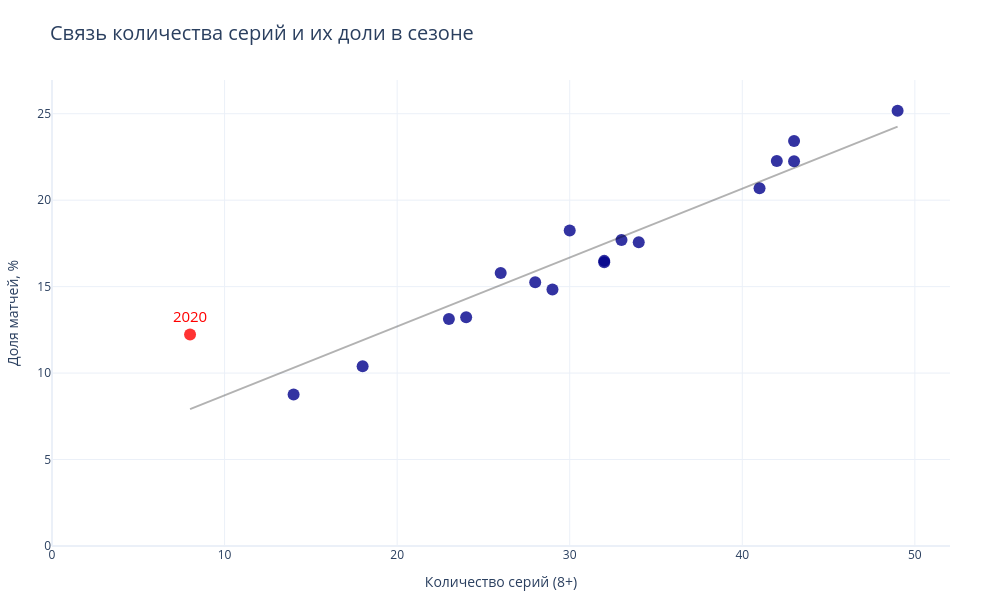

This figure's notebook cell:
### Code cell
# Считаем корреляцию между количеством длинных серий и их долей в сезоне.
corr_df = pd.merge(
    heavy_streaks_count[['year', 'count']], 
    ratio_df[['year', 'long_share']], 
    on='year'
)
pearson = corr_df['count'].corr(corr_df['long_share'], method='pearson')
spearman = corr_df['count'].corr(corr_df['long_share'], method='spearman')

print(f"Корреляция Пирсона: {pearson:.3f}")
print(f"Корреляция Спирмена: {spearman:.3f}")

# Настраиваем отображение с учетом аномалии 2020 года.
corr_df['point_color'] = ['red' if y == 2020 else 'darkblue' for y in corr_df['year']]
corr_df['display_year'] = [str(y) if y == 2020 else '' for y in corr_df['year']]

fig_corr = px.scatter(
    corr_df, x="count", y="long_share", 
    text="display_year", 
    trendline="ols",
    title="Связь количества серий и их доли в сезоне",
    labels={"count": "Количество серий (8+)", "long_share": "Доля матчей, %"},
    template="plotly_white",
    height=600, 
    width=1000
)

# Настраиваем точки и тултипы.
fig_corr.update_traces(
    marker=dict(size=12, color=corr_df['point_color'], opacity=0.8),
    textfont=dict(size=15, color='red'),
    textposition='top center',
    cliponaxis=False,
    customdata=corr_df['year'],
    hovertemplate="<b>Год: %{customdata}</b><br>Серий: %{x}<br>Доля: %{y:.2f}%<extra></extra>"
)

# Настраиваем линию регрессии. 
fig_corr.update_traces(
    line=dict(width=2, dash='solid', color='rgba(0,0,0,0.3)'), 
    selector=dict(mode='lines')
)

fig_corr.update_xaxes(rangemode="tozero")
fig_corr.update_yaxes(rangemode="tozero")

fig_corr.update_layout(
    margin=dict(l=50, r=50, t=80, b=50),
    title_font_size=20
)

fig_corr.show()

### Figure 1 — Plotly figure (JSON) as saved in the notebook; plotly's stock layout.template omitted (floating-point values rounded to 4 significant figures)
{"data": [{"cliponaxis": false, "customdata": [2007, 2008, 2009, 2010, 2011, 2012, 2013, 2014, 2015, 2016, 2017, 2018, 2019, 2020, 2021, 2022, 2023, 2024], "hovertemplate": "<b>Год: %{customdata}</b><br>Серий: %{x}<br>Доля: %{y:.2f}%<extra></extra>", "legendgroup": "", "marker": {"color": ["darkblue", "darkblue", "darkblue", "darkblue", "darkblue", "darkblue", "darkblue", "darkblue", "darkblue", "darkblue", "darkblue", "darkblue", "darkblue", "red", "darkblue", "darkblue", "darkblue", "darkblue"], "opacity": 0.8, "size": 12, "symbol": "circle"}, "mode": "markers+text", "name": "", "orientation": "v", "showlegend": false, "text": ["", "", "", "", "", "", "", "", "", "", "", "", "", "2020", "", "", "", ""], "textfont": {"color": "red", "size": 15}, "textposition": "top center", "type": "scatter", "x": [49, 32, 43, 34, 42, 41, 43, 32, 33, 24, 18, 28, 14, 8, 30, 26, 29, 23], "xaxis": "x", "y": [25.17, 16.42, 23.42, 17.57, 22.26, 20.7, 22.25, 16.49, 17.69, 13.23, 10.4, 15.26, 8.768, 12.23, 18.25, 15.79, 14.84, 13.13], "yaxis": "y"}, {"cliponaxis": false, "customdata": [2007, 2008, 2009, 2010, 2011, 2012, 2013, 2014, 2015, 2016, 2017, 2018, 2019, 2020, 2021, 2022, 2023, 2024], "hovertemplate": "<b>Год: %{customdata}</b><br>Серий: %{x}<br>Доля: %{y:.2f}%<extra></extra>", "legendgroup": "", "line": {"color": "rgba(0,0,0,0.3)", "dash": "solid", "width": 2}, "marker": {"color": ["darkblue", "darkblue", "darkblue", "darkblue", "darkblue", "darkblue", "darkblue", "darkblue", "darkblue", "darkblue", "darkblue", "darkblue", "darkblue", "red", "darkblue", "darkblue", "darkblue", "darkblue"], "opacity": 0.8, "size": 12, "symbol": "circle"}, "mode": "lines", "name": "", "showlegend": false, "textfont": {"color": "red", "size": 15}, "textposition": "top center", "type": "scatter", "x": [8, 14, 18, 23, 24, 26, 28, 29, 30, 32, 32, 33, 34, 41, 42, 43, 43, 49], "xaxis": "x", "y": [7.915, 10.31, 11.9, 13.89, 14.29, 15.09, 15.89, 16.28, 16.68, 17.48, 17.48, 17.88, 18.28, 21.07, 21.46, 21.86, 21.86, 24.25], "yaxis": "y"}], "layout": {"height": 600, "legend": {"tracegroupgap": 0}, "margin": {"b": 50, "l": 50, "r": 50, "t": 80}, "title": {"font": {"size": 20}, "text": "Связь количества серий и их доли в сезоне"}, "width": 1000, "xaxis": {"anchor": "y", "domain": [0, 1], "rangemode": "tozero", "title": {"text": "Количество серий (8+)"}}, "yaxis": {"anchor": "x", "domain": [0, 1], "rangemode": "tozero", "title": {"text": "Доля матчей, %"}}}}
